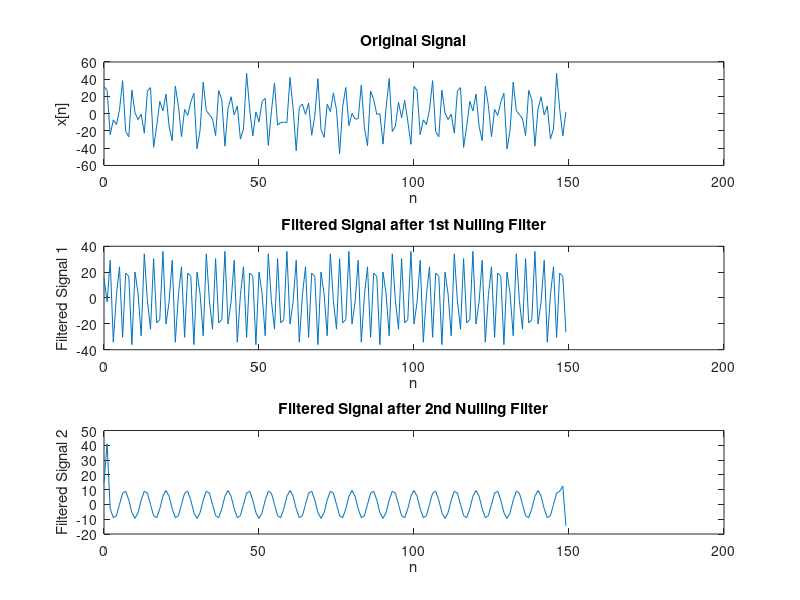

Here is the MATLAB script that generated this plot:
clear
clc

wn1 = 0.44 * pi; % First nulling frequency
wn2 = 0.7 * pi; % Second nulling frequency
 
% Coefficients for the first nulling filter
b1_0 = 1;
b1_1 = -2 * cos(wn1);
b1_2 = 1;

% Coefficients for the second nulling filter
b2_0 = 1;
b2_1 = -2 * cos(wn2);
b2_2 = 1;

% Waveform Properties
N = 150; % Signal length
n = 0:N-1; % Time Index
w1 = 0.3 * pi; % Frequency of first sinusoid
w2 = 0.44 * pi; % Frequency of second sinusoid
w3 = 0.7 * pi; % Frequency of third sinusoid
phi1 = 0; % Phase of first sinusoid
phi2 = -pi/3; % Phase of second sinusoid
phi3 = -pi/4; % Phase of third sinusoid
x1 = 5 * cos(w1 * n); % First sinusodial component
x2 = 22 * cos(w2 * n + phi2); % Second sinusodial component
x3 = 22 * cos(w3 * n + phi3); % Third sinusodial component
x = x1 + x2 + x3; % Input Signal Calculation

b1 = [b1_0, b1_1, b1_2]; % First nulling filter coefficients
b2 = [b2_0, b2_1, b2_2];  % Second nulling filter coefficients

% Nulling filter implementation
filtered_x1 = conv(x, b1, 'same');
filtered_x2 = conv(filtered_x1, b2, 'same');

% Plotting the signals [Original & Filtered]
figure;
subplot(3,1,1);
plot(n, x);
xlabel('n');
ylabel('x[n]');
title('Original Signal');
subplot(3,1,2);
plot(n, filtered_x1);
xlabel('n');
ylabel('Filtered Signal 1');
title('Filtered Signal after 1st Nulling Filter');
subplot(3,1,3);
plot(n, filtered_x2);
xlabel('n');
ylabel('Filtered Signal 2');
title('Filtered Signal after 2nd Nulling Filter');